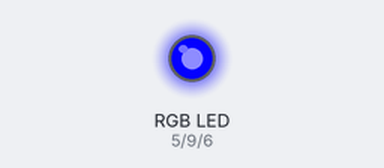
This sketch was run on a simulated Arduino Uno, built with avr-gcc and run on an emulated ATmega328P. Parts: an RGB LED mixed from three pins (HIGH = lit).

Above: at 4.05 s.
At 5.85 s:
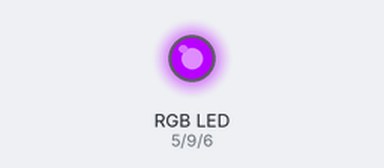
At 7.75 s:
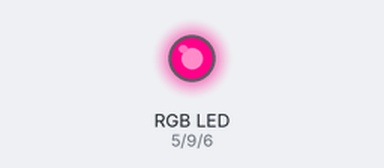
At 11.45 s:
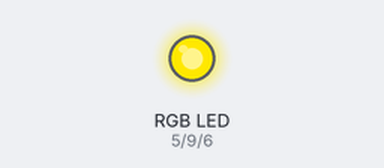
At 15.15 s:
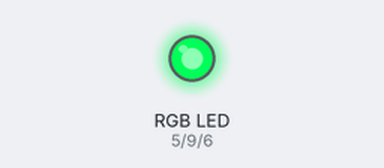
At 18.85 s:
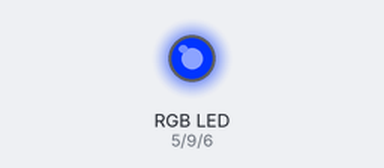
Timing chart, 0 to 24.0 s (numbered marks = the images above):
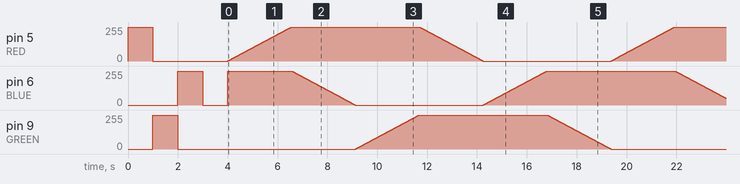

The sketch:

fita_de_led.ino
```cpp
// (licence header left out)
#define RED 5 // pino PWM 5 para a cor vermelha
#define GREEN 9 // pino PWM 9 para a cor verde
#define BLUE 6 // pino PWM 6 para a cor azul

void setup(){
  // definindo os pinos como output
  pinMode(RED, OUTPUT);
  pinMode(GREEN, OUTPUT);
  pinMode(BLUE, OUTPUT);

  // No setup, um teste das cores

  // Acende e apaga o vermelho
  analogWrite(RED, 255);
  delay(1000);
  analogWrite(RED, 0);

  // Acende e apaga o verde
  analogWrite(GREEN, 255);
  delay(1000);
  analogWrite(GREEN, 0);

  // Acende e apaga o azul
  analogWrite(BLUE, 255);
  delay(1000);
  analogWrite(BLUE, 0);

  // Acendendo o azul, pois o loop do efeito de cores tem que começar com o azul aceso
  delay(1000);
  analogWrite(BLUE, 255);
}

void loop(){
  // Comente uma das funções para ver o efeito desejado

  // Efeito de fade por todas as cores da Fita de LED RGB
  efeito_de_cores();

  // Efeito Strobo
  // strobo();
}

void efeito_de_cores(){
  // Declara as variáveis dos loops
  int r, g, b;

  // Fade do azul (ja estava aceso) até o violeta, adicionando o vermelho
  for(r = 0; r <= 255; r++){
    analogWrite(RED, r);
    delay(10);
  }

  // Fade do violeta até o vermelho, removendo o azul
  for(b = 255; b >= 0; b--){
    analogWrite(BLUE, b);
    delay(10);
  }

  // Fade do vermelho até o amarelo, adicionando o verde
  for(g = 0; g <= 255; g++){
    analogWrite(GREEN, g);
    delay(10);
  }

  // Fade do amarelo até o verde, removendo o vermelho
  for(r = 255; r >= 0; r--){
    analogWrite(RED, r);
    delay(10);
  }

  // Fade do verde até o turquesa, adicionando o azul
  for(b = 0; b <= 255; b++){
    analogWrite(BLUE, b);
    delay(10);
  }

  // Fade do turquesa até o azul, removendo o verde
  for(g = 255; g >= 0; g--){
    analogWrite(GREEN, g);
    delay(10);
  }

  // Em seguida o loop continua, com o azul aceso
}

void strobo(){
  // Acende todas as cores juntas
  analogWrite(RED, 255);
  analogWrite(GREEN, 255);
  analogWrite(BLUE, 255);
  delay(50);

  // Apaga todas as cores juntas
  analogWrite(RED, 0);
  analogWrite(GREEN, 0);
  analogWrite(BLUE, 0);
  delay(50);

  // Como o delay é rápido, a fita da um efeito tipo strobo
}
```
